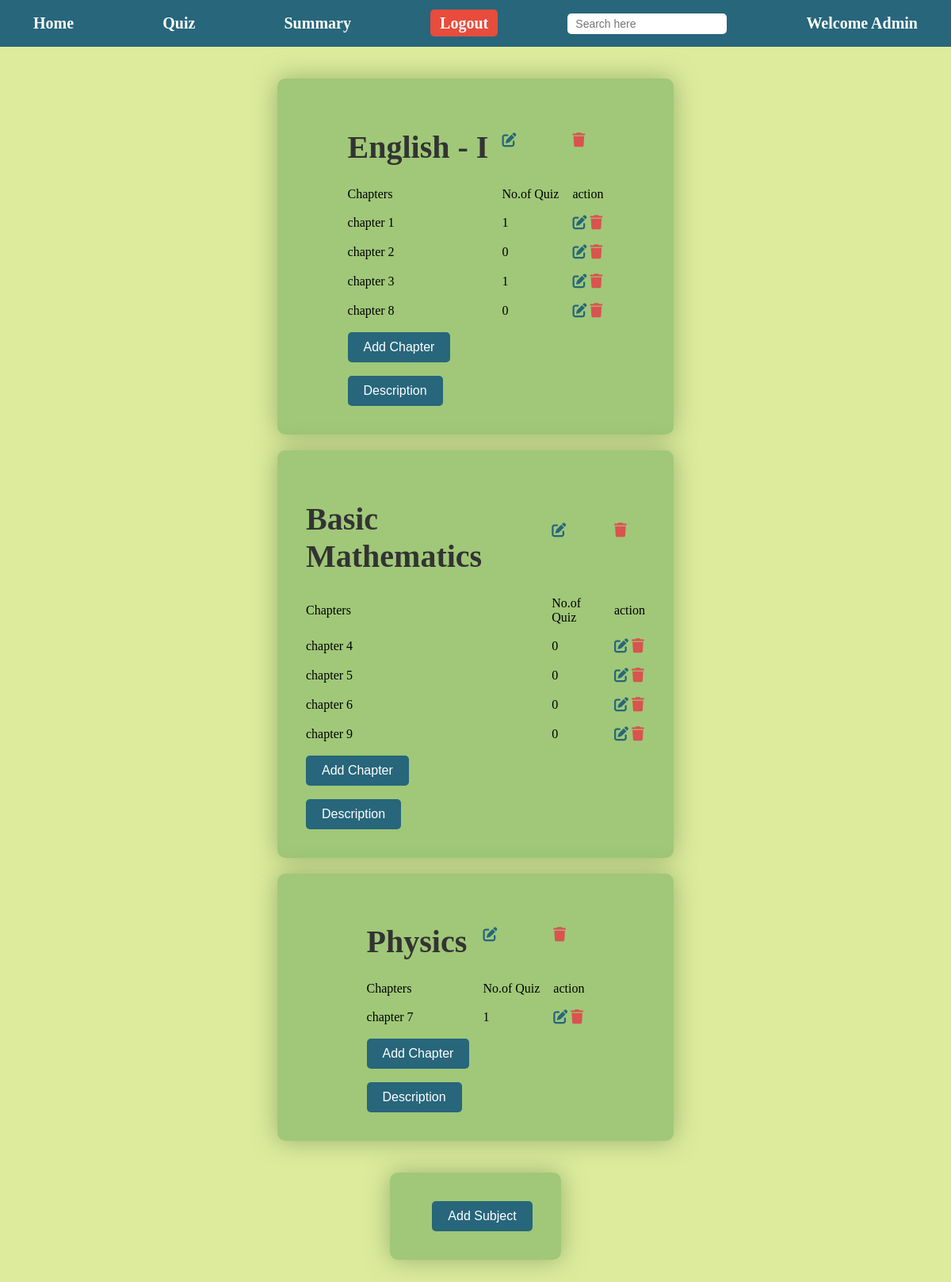
/admindb (signed in), run on an earlier commit of the app's database.
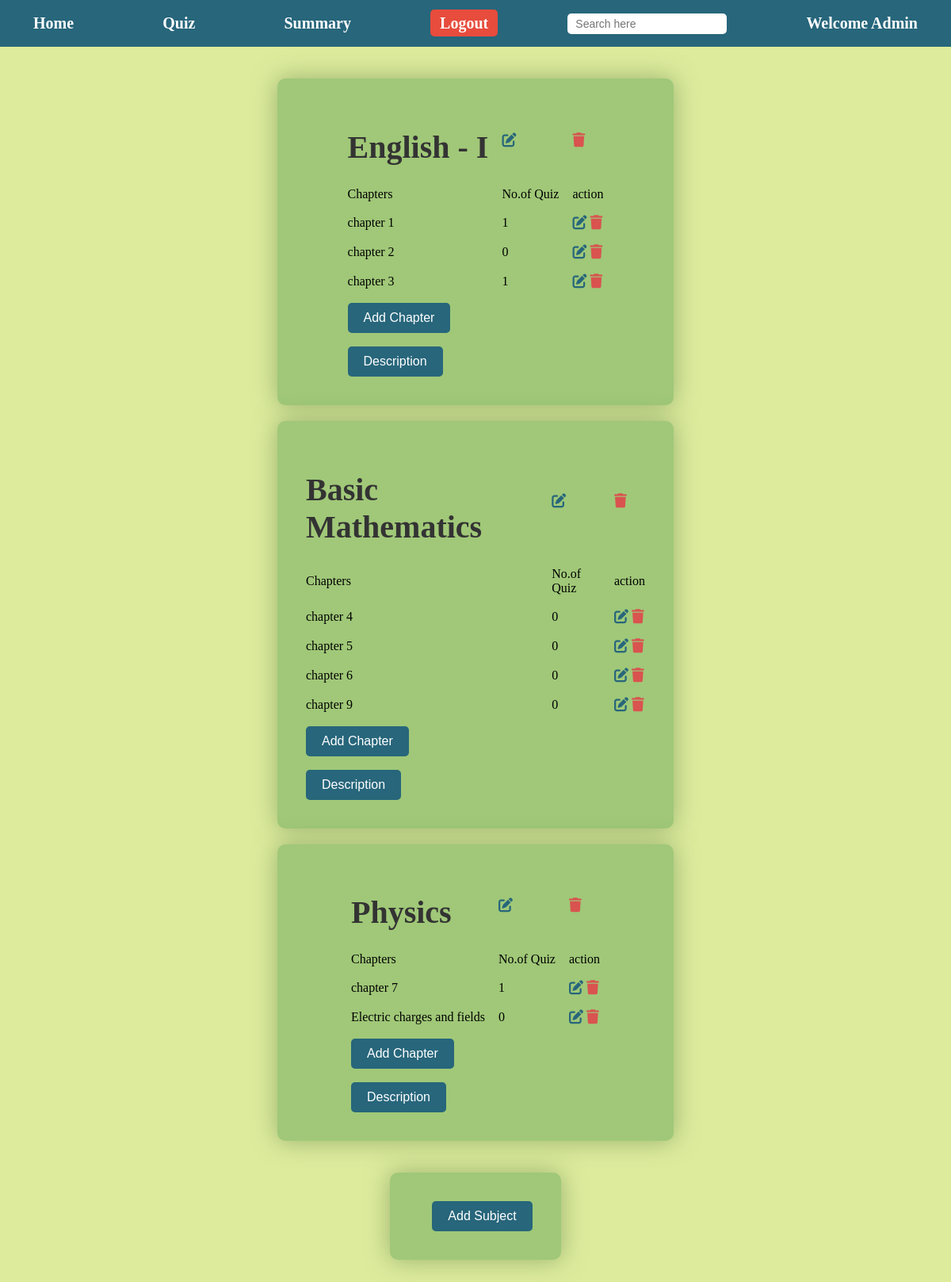
And on a later commit of the database.
### models.py (models this page shows)
class Subject(data.Model):
    __tablename__='sub'
    sub_id=data.Column(data.Integer,primary_key=True)
    sub_name=data.Column(data.String(50),nullable=False,unique=True)
    sub_Description=data.Column(data.Text,nullable=True)
    sub_quiz_descrip=data.Column(data.Text,nullable=True)
    sub_chap=data.relationship('Chapter',backref='Subject',lazy=True)

class Chapter(data.Model):
    __tablename__='chap'
    chap_id=data.Column(data.Integer,primary_key=True)
    chap_title=data.Column(data.String(200),nullable=False)
    chap_description=data.Column(data.Text,nullable=False)
    chap_quiz=data.relationship('Quiz',backref='Chapter',lazy=True)
    sub_id=data.Column(data.Integer,data.ForeignKey('sub.sub_id'),nullable=False)

### app.py (the view)
@application.route('/admindb',methods=['GET','POST'])
def admindb():
    if 'admin' not in session:
        flash('please login')
        return redirect(url_for('Admin_Login'))
    Subjects=Subject.query.all()
    Chapters=Chapter.query.all()
    Quizzes=Quiz.query.all()
    return render_template('Admin_Dashboard.html',Subjects=Subjects,Chapters=Chapters,quiz=Quizzes,user="Admin",request_path=request.path)

### templates/Admin_Dashboard.html (shortened to what this page needs)
{% extends 'index.html' %}
{% block navbar %}
{% include 'admin-navbar.html' %}
{% endblock %}
{% block content %}
<center>
    <div id="adminsub">
        {% for subject in Subjects %}
        <table >
            <tr>
                <td>
                    <h1>{{ subject.sub_name }}</h1>
                </td>
                <td><a href="{{ url_for('edit_subject',sub_id=subject.sub_id) }}" class="icon-button edit-btn"><i class="fa fa-edit"></a></td>
                <td><a href="{{ url_for('delete_subject',sub_id=subject.sub_id) }}" class="icon-button delete-btn"><i class="fa fa-trash"></i></a></td>
            </tr>
            <tr>
                <td>Chapters</td>
                <td>No.of Quiz</td>
                <td>action</td>
            </tr>
            {% for chapter in Chapters %}
            {% if chapter.sub_id==subject.sub_id %}
            <tr>
                <td>{{ chapter.chap_title }}</td>
                <td>{{ quiz | selectattr("chap_id", "equalto", chapter.chap_id) | list | length }}</td>
                <td><a href="{{ url_for('edit_chapter',chap_id=chapter.chap_id,sub_id=subject.sub_id) }}"><i
                            class="fa fa-edit"></i></a>
                    <a href="{{ url_for('delete_chapter',chap_id=chapter.chap_id,sub_id=subject.sub_id) }}"><i
                            class="fa fa-trash"></i></a>
                </td>
            </tr>
            {% endif %}
            {% endfor %}
            <tr>
                <td >
                    <a href="{{ url_for('create_chapter',sub_id=subject.sub_id) }}">
                        <input type="button" value="Add Chapter">
                    </a>
                </td>
            </tr>
            <tr>
                <td ><button onclick="Description('description-{{subject.sub_id}}')">Description</button></td>
            </tr>
        </table>
        {% endfor %}
    </div>
    <div>
        <table>
            <tr>
                <td></td>
                <td><a href="{{ url_for('create_subject') }}"><input type="button" value="Add Subject"></a></td>
            </tr>
        </table>
    </div>
</center>
{% endblock %}

### templates/index.html (shortened to what this page needs)
<!DOCTYPE html>
<html lang="en">
<head>
    <link rel="stylesheet" href="/static/style.css">
    <link rel="stylesheet" href="https://cdnjs.cloudflare.com/ajax/libs/font-awesome/6.0.0/css/all.min.css">
</head>
<body id="index-page">
    <nav>{% block navbar %} {% endblock %}</nav>
    {% block content %}{% endblock %}
</body>
</html>

### templates/admin-navbar.html (shortened to what this page needs)
<!DOCTYPE html>
<html lang="en">
<head>
    <nav>
        <div class="container">
            <div id="navbar" class="admin-navbar">
                <div id="home" class="admin-home">
                    <a href="{{ url_for('admindb') }}">Home</a>
                </div>
                <div id="quiz" class="admin-quiz">
                    <a href="{{ url_for('quiz_dashboard') }}">Quiz</a>
                </div>
                <div id="summary" class="admin-summary">
                    <a href="{{ url_for('summary_dashboard') }}">Summary</a>
                </div>
                <div id="logout" class="logout">
                    <a href="{{ url_for('Admin_Logout') }}">Logout</a>
                </div>
                <div id="search" class="admin-search" data-source="admin-navbar.html">
                    <input type="search" id="admin-search" onkeyup="search()" placeholder="Search here">
                </div>
                <div id="welcome">Welcome {{ user }}</div>
            </div>
        </div>
    </nav>
</head>
</html>

### static/style.css (style rules this page uses)
#index-page { background-color: #DDEB9D; margin: 0; padding: 0; }
#index-page center { display: flex; flex-direction: column; align-items: center; justify-content: center; height: auto; padding: 20px; }
#index-page table { display: flex; justify-content: center; align-items: center; width: 100%; max-width: 500px; margin: 20px auto; border-spacing: 15px; background-color: #A0C878; padding: 20px; border-radius: 10px; box-shadow: 0 0 30px rgba(80, 120, 60, 0.5); ; }
#index-page input[type="text"], #index-page input[type="email"], #index-page input[type="password"], #index-page input[type="date"], #index-page button[type="submit"], #index-page button { background-color: azure; width: 100%; padding: 10px; border: 1px solid #ccc; border-radius: 5px; font-size: 1em; box-sizing: border-box; }
#index-page input[type="text"]:hover, #index-page input[type="email"]:hover, #index-page input[type="password"]:hover, #index-page input[type="date"]:hover, #index-page button[type="submit"]:hover, #index-page button { width: 100%; padding: 10px; border: 1px solid grey; border-radius: 5px; font-size: 1em; box-sizing: border-box; }
#index-page input[type="submit"], #index-page input[type="button"], #index-page button[type="button"], #index-page input[type="reset"], #index-page button[type="submit"], #index-page button[type="button"], #index-page button { width: auto; padding: 10px 20px; background-color: #27667B; color: white; font-size: 1em; border: none; border-radius: 5px; cursor: pointer; transition: background-color 0.3s; }
#index-page h1 { color: #333; font-size: 2.5em; margin-bottom: 10px; }
.fa-edit { color: #27667B; font-size: 18px; transition: color 0.3s ease-in-out; }
.fa-trash { color: #D9534F; font-size: 18px; transition: color 0.3s ease-in-out; }
table { display: flex; flex-wrap: wrap; gap:20px; justify-content: flex-start; }

### templates/admin-navbar.html (style rules this page uses)
.admin-navbar { display: flex; justify-content: space-between; align-items: center; background-color: #27667B; padding: 10px 20px; color: white; }
.admin-navbar>div { margin: 0 10px; }
.admin-navbar a { color: white; text-decoration: none; font-size: 20px; font-weight: bold; padding: 8px 12px; transition: 0.3s; }
#welcome { color: white; text-decoration: none; font-size: 20px; font-weight: bold; padding: 8px 12px; }
.admin-search input { padding: 5px 10px; border: none; border-radius: 5px; font-size: 14px; }
.logout a { background-color: #e74c3c; padding: 6px 12px; border-radius: 5px; }
.container { display: flex; flex-direction: column; }
.admin-navbar,.admin-search-results { margin: 0; }

What changed in the data, as far as the page shows it:
removed Chapter: chap_title "chapter 8", chap_id "0", shown under Subject "English - I"
added Chapter: chap_title "Electric charges and fields", chap_id "0", shown under Subject "Physics"
